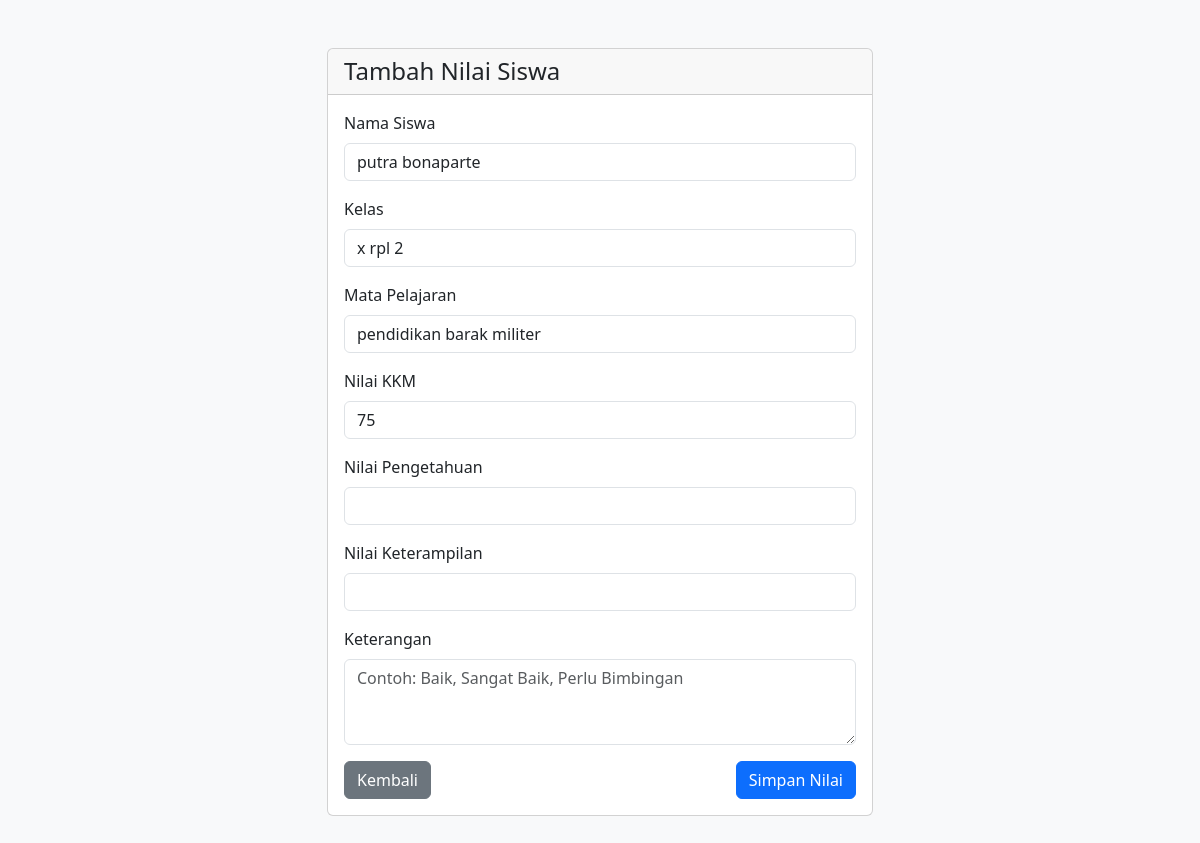
The page /form_tambah_nilai.php?siswa_id=7&mapel_id=3 (signed in) on the database its author committed.
### tables this page shows
CREATE TABLE `siswa` (
  `id` int(11) NOT NULL,
  `nis` varchar(10) NOT NULL,
  `nama` varchar(100) NOT NULL,
  `kelas` varchar(10) NOT NULL,
  `jenis_kelamin` enum('L','P') NOT NULL,
  `user_id` int(11) NOT NULL
);

CREATE TABLE `mapel` (
  `id` int(11) NOT NULL,
  `kode_mapel` varchar(10) NOT NULL,
  `nama_mapel` varchar(100) NOT NULL,
  `guru_id` int(11) NOT NULL
);

### form_tambah_nilai.php (the view, shortened to what this page needs)
<?php
require_once 'database.php';
$siswa_id = filter_var($_GET['siswa_id'], FILTER_VALIDATE_INT);
$mapel_id = filter_var($_GET['mapel_id'], FILTER_VALIDATE_INT);
$user_id = (int) $_SESSION['id'];
$sql = "SELECT
            siswa.id AS id_siswa,
            siswa.nama AS nama_siswa,
            siswa.kelas,
            mapel.id AS id_mapel,
            mapel.nama_mapel,
            nilai_rapor.id AS id_nilai
        FROM mengajar
        JOIN siswa ON mengajar.siswa_id = siswa.id
        JOIN mapel ON mengajar.mapel_id = mapel.id
        JOIN guru ON mapel.guru_id = guru.id
        LEFT JOIN nilai_rapor
            ON nilai_rapor.siswa_id = siswa.id
            AND nilai_rapor.mapel_id = mapel.id
        WHERE siswa.id = '$siswa_id'
          AND mapel.id = '$mapel_id'
          AND guru.user_id = '$user_id'
        LIMIT 1";
$result = mysqli_query($koneksi, $sql);
$data = mysqli_fetch_assoc($result);
?>
<!doctype html>
<html lang="id">
<head>
    <link
        href="https://cdn.jsdelivr.net/npm/bootstrap@5.3.3/dist/css/bootstrap.min.css"
        rel="stylesheet"
    >
</head>
<body class="bg-light">
<div class="container my-5">
    <div class="row justify-content-center">
        <div class="col-md-6">
            <div class="card">
                <div class="card-header">
                    <h4 class="mb-0">Tambah Nilai Siswa</h4>
                </div>
                <div class="card-body">
                    <form action="proses_tambah_nilai.php" method="POST">
                        <div class="mb-3">
                            <label for="nama_siswa" class="form-label">
                                Nama Siswa
                            </label>
                            <input type="text"
                                   id="nama_siswa"
                                   class="form-control"
                                   value="<?= htmlspecialchars($data['nama_siswa']) ?>"
                                   readonly>
                        </div>
                        <div class="mb-3">
                            <label for="kelas" class="form-label">
                                Kelas
                            </label>
                            <input type="text"
                                   id="kelas"
                                   class="form-control"
                                   value="<?= htmlspecialchars($data['kelas']) ?>"
                                   readonly>
                        </div>
                        <div class="mb-3">
                            <label for="nama_mapel" class="form-label">
                                Mata Pelajaran
                            </label>
                            <input type="text"
                                   id="nama_mapel"
                                   class="form-control"
                                   value="<?= htmlspecialchars($data['nama_mapel']) ?>"
                                   readonly>
                        </div>
                        <div class="mb-3">
                            <label for="nilai_kkm" class="form-label">
                                Nilai KKM
                            </label>
                            <input type="number"
                                   id="nilai_kkm"
                                   name="nilai_kkm"
                                   class="form-control"
                                   value="75"
                                   min="0"
                                   max="100"
                                   step="1"
                                   required>
                        </div>
                        <div class="mb-3">
                            <label for="nilai_pengetahuan" class="form-label">
                                Nilai Pengetahuan
                            </label>
                            <input type="number"
                                   id="nilai_pengetahuan"
                                   name="nilai_pengetahuan"
                                   class="form-control"
                                   min="0"
                                   max="100"
                                   step="1"
                                   required>
                        </div>
                        <div class="mb-3">
                            <label for="nilai_keterampilan" class="form-label">
                                Nilai Keterampilan
                            </label>
                            <input type="number"
                                   id="nilai_keterampilan"
                                   name="nilai_keterampilan"
                                   class="form-control"
                                   min="0"
                                   max="100"
                                   step="1"
                                   required>
                        </div>
                        <div class="mb-3">
                            <label for="keterangan" class="form-label">
                                Keterangan
                            </label>
                            <textarea id="keterangan"
                                      name="keterangan"
                                      class="form-control"
                                      rows="3"
                                      maxlength="50"
                                      placeholder="Contoh: Baik, Sangat Baik, Perlu Bimbingan"></textarea>
                        </div>
                        <div class="d-flex justify-content-between">
                            <a href="daftar_nilai.php?kelas=<?= urlencode($data['kelas']) ?>"
                               class="btn btn-secondary">
                                Kembali
                            </a>
                            <button type="submit" class="btn btn-primary">
                                Simpan Nilai
                            </button>
                        </div>
                    </form>
                </div>
            </div>
        </div>
    </div>
</div>
</body>
</html>

### rows shown on the page
siswa: nama "putra bonaparte", kelas "x rpl 2", nama_mapel "pendidikan barak militer"
